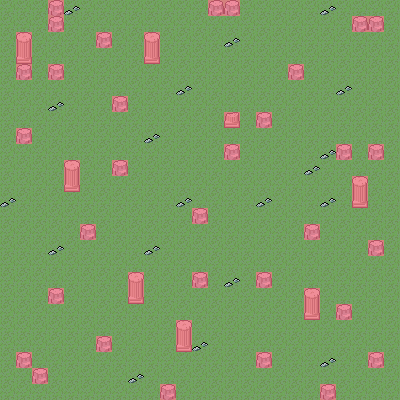

Rendered tile map (Tiled .tmx) drawn with the repository's tilesets; below, a short description and the map source with its tile grids summarised:
An orthogonal 25x25 tile map with 16x16 px tiles, 3 tile layers (background, object, meta), 2 tilesets.

<map version="1.0" orientation="orthogonal" width="25" height="25" tilewidth="16" tileheight="16">
 <tileset firstgid="1" name="map" tilewidth="16" tileheight="16">
  <image source="map.png" width="48" height="64" />
  <tile id="1">
   <properties>
    <property name="Collidable" value="true" />
   </properties>
  </tile>
 </tileset>
 <tileset firstgid="13" name="meta" tilewidth="16" tileheight="16">
  <image source="meta.png" width="48" height="16" />
  <tile id="1">
   <properties>
    <property name="Collidable" value="true" />
   </properties>
  </tile>
 </tileset>
 <layer name="background" width="25" height="25">
  <data>[625 cells, 625 non-empty, 1 distinct tile ids]</data>
 </layer>
 <layer name="object" width="25" height="25">
  <data>[625 cells, 66 non-empty, 5 distinct tile ids]</data>
 </layer>
 <layer name="meta" width="25" height="25">
  <data>[625 cells, 47 non-empty, 1 distinct tile ids]</data>
 </layer>
</map>
